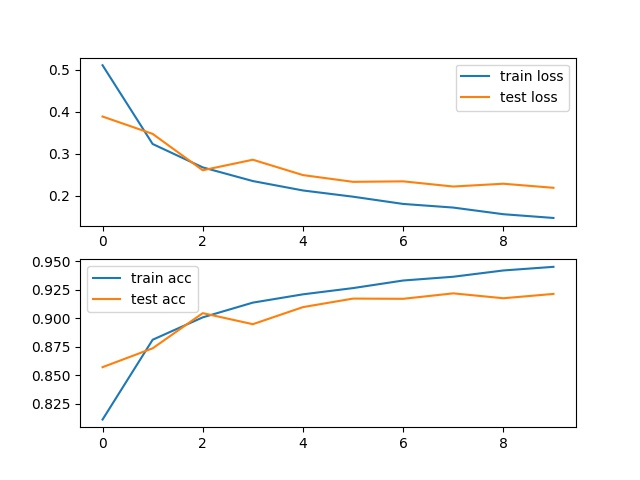

This figure's Python source:
#!/usr/bin/env python
# coding: utf-8

# In[ ]:


from __future__ import print_function
import torch
import time
import torch.nn as nn
import torch.nn.functional as F
import torchvision
import torchvision.transforms as transforms
from torch import optim
from torch.autograd import Variable
from torch.utils.data import DataLoader
from torchvision.transforms import ToPILImage
show=ToPILImage()
import numpy as np
import matplotlib.pyplot as plt

batchSize=128
 
##load data
transform = transforms.Compose([transforms.Resize(96),transforms.ToTensor(),transforms.Normalize((0.5), (0.5))])

trainset = torchvision.datasets.FashionMNIST(root='./data', train=True, download=True, transform=transform)
nb_train = int(0.8 * len(trainset))
nb_valid = int(0.2 * len(trainset))

trainset, validset = torch.utils.data.dataset.random_split(trainset, [nb_train, nb_valid])

trainloader = torch.utils.data.DataLoader(trainset, batch_size=batchSize, shuffle=True, num_workers=0)
validloader = torch.utils.data.DataLoader(trainset, batch_size=batchSize, shuffle=True)
 
testset = torchvision.datasets.FashionMNIST(root='./data', train=False, download=True, transform=transform)
testloader = torch.utils.data.DataLoader(testset, batch_size=batchSize, shuffle=False, num_workers=0)
 
classes = ('plane', 'car', 'bird', 'cat', 'deer', 'dog', 'frog', 'horse', 'ship', 'truck')
 
def imshow(img):
    img = img / 2 + 0.5
    npimg = img.numpy()
    plt.imshow(np.transpose(npimg, (1, 2, 0)))

####network
class conv_blk(nn.Module):
    def __init__(self,in_channel,num_channel):
        super(conv_blk, self).__init__()
        self.blk=nn.Sequential(nn.BatchNorm2d(in_channel,eps=1e-3),
                          nn.ReLU(),
                          nn.Conv2d(in_channels=in_channel,out_channels=num_channel,kernel_size=3,padding=1))
 
    def forward(self, x):
        return self.blk(x)

class DenseBlock(nn.Module):
    def __init__(self,in_channel,num_convs,num_channels):
        super(DenseBlock,self).__init__()
        layers=[]
        for i in range(num_convs):
            layers+=[conv_blk(in_channel,num_channels)]
            in_channel=in_channel+num_channels
        self.net=nn.Sequential(*layers)
 
    def forward(self,x):
        for blk in self.net:
            y=blk(x)
            x=torch.cat((x,y),dim=1)
        return x
 
 
def transition_blk(in_channel,num_channels):
    blk=nn.Sequential(nn.BatchNorm2d(in_channel,eps=1e-3),
                      nn.ReLU(),
                      nn.Conv2d(in_channels=in_channel,out_channels=num_channels,kernel_size=1),
                      nn.AvgPool2d(kernel_size=2,stride=2))
    return blk
 

class DenseNet(nn.Module):
    def __init__(self,in_channel,num_classes):
        super(DenseNet,self).__init__()
        self.block1=nn.Sequential(nn.Conv2d(in_channels=in_channel,out_channels=64,kernel_size=7,stride=2,padding=3),
                                  nn.BatchNorm2d(64,eps=1e-3),
                                  nn.ReLU(),
                                  nn.MaxPool2d(kernel_size=3,stride=2,padding=1))
 
        num_channels, growth_rate = 64, 32 # num_channels: The current number of channels.
        num_convs_in_dense_blocks = [4, 4, 4, 4]
 
        layers=[]
        for i ,num_convs in enumerate(num_convs_in_dense_blocks):
            layers+=[DenseBlock(num_channels,num_convs,growth_rate)]
            num_channels+=num_convs*growth_rate
            if i!=len(num_convs_in_dense_blocks)-1:
                layers+=[transition_blk(num_channels,num_channels//2)]
                num_channels=num_channels//2
        layers+=[nn.BatchNorm2d(num_channels),nn.ReLU(),nn.AvgPool2d(kernel_size=3)]
        self.block2=nn.Sequential(*layers)
        self.dense=nn.Linear(248,10)
 
 
 
    def forward(self,x):
        y=self.block1(x)
        y=self.block2(y)
        y=y.view(-1,248)
        y=self.dense(y)
        return y

net=DenseNet(1,10).cuda()
print (net)
criterion=nn.CrossEntropyLoss()
optimizer=optim.SGD(net.parameters(),lr=0.1,momentum=0.9)
 
#train
train_losses = []
train_accs = []
test_losses = []
test_accs = []

epochs = 10
for epoch in range(epochs):
    #学習ループ
    running_loss = 0.0
    running_acc = 0.0
    for inputs, labels in trainloader:
        inputs = inputs.cuda()
        labels = labels.cuda()
        optimizer.zero_grad()
        output = net(inputs)
        loss = criterion(output, labels)
        loss.backward()
        running_loss += loss.item()
        pred = torch.argmax(output, dim=1)
        running_acc += torch.sum(pred == labels)
        optimizer.step()

    running_loss /= len(trainloader)
    running_acc = float(running_acc / len(trainloader.dataset))
    train_losses.append(running_loss)
    train_accs.append(running_acc)

    test_loss = 0.0
    test_acc = 0.0
    for inputs, labels in testloader:
        inputs = inputs.cuda()
        labels = labels.cuda()
        output = net(inputs)
        loss = criterion(output, labels)
        test_loss += loss.item()
        pred = torch.argmax(output, dim=1)
        test_acc += torch.sum(pred == labels)
    test_loss /= len(testloader)
    print(test_acc)
    print(len(testset))
    test_acc = float(test_acc / len(testset))
    test_losses.append(test_loss)
    test_accs.append(test_acc)

    print(f'epoch:{epoch}, '
          f'train_loss: {running_loss:.6f}, train_acc: {running_acc:.6f}, '
          f'test_loss: {test_loss:.6f}, test_acc: {test_acc:.6f}')

fig, ax = plt.subplots(2)
ax[0].plot(train_losses, label='train loss')
ax[0].plot(test_losses, label='test loss')
ax[0].legend()
ax[1].plot(train_accs, label='train acc')
ax[1].plot(test_accs, label='test acc')
ax[1].legend()
plt.savefig("q13.jpg")
